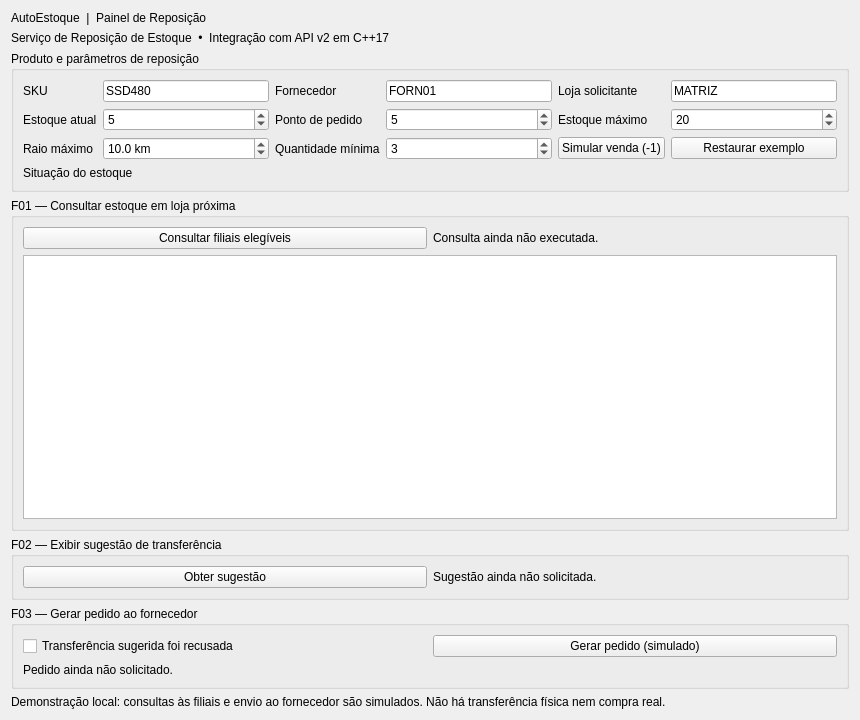
<?xml version="1.0" encoding="UTF-8"?>
<ui version="4.0">
 <class>MainWindow</class>
 <widget class="QWidget" name="MainWindow">
  <property name="windowTitle">
   <string>AutoEstoque | Painel de Reposição</string>
  </property>
  <property name="minimumSize">
   <size>
    <width>860</width>
    <height>720</height>
   </size>
  </property>
  <layout class="QVBoxLayout" name="verticalLayout">
   <item>
    <widget class="QLabel" name="titulo">
     <property name="text">
      <string>AutoEstoque  |  Painel de Reposição</string>
     </property>
    </widget>
   </item>
   <item>
    <widget class="QLabel" name="subtitulo">
     <property name="text">
      <string>Serviço de Reposição de Estoque  •  Integração com API v2 em C++17</string>
     </property>
    </widget>
   </item>
   <item>
    <widget class="QGroupBox" name="grupoProduto">
     <property name="title">
      <string>Produto e parâmetros de reposição</string>
     </property>
     <layout class="QVBoxLayout" name="layoutProduto">
      <item>
       <layout class="QGridLayout" name="gradeProduto">
        <item row="0" column="0">
         <widget class="QLabel" name="rotulo_sku">
          <property name="text">
           <string>SKU</string>
          </property>
         </widget>
        </item>
        <item row="0" column="1">
         <widget class="QLineEdit" name="sku">
          <property name="text">
           <string>SSD480</string>
          </property>
         </widget>
        </item>
        <item row="0" column="2">
         <widget class="QLabel" name="rotulo_fornecedorId">
          <property name="text">
           <string>Fornecedor</string>
          </property>
         </widget>
        </item>
        <item row="0" column="3">
         <widget class="QLineEdit" name="fornecedorId">
          <property name="text">
           <string>FORN01</string>
          </property>
         </widget>
        </item>
        <item row="0" column="4">
         <widget class="QLabel" name="rotulo_lojaSolicitante">
          <property name="text">
           <string>Loja solicitante</string>
          </property>
         </widget>
        </item>
        <item row="0" column="5">
         <widget class="QLineEdit" name="lojaSolicitante">
          <property name="text">
           <string>MATRIZ</string>
          </property>
         </widget>
        </item>
        <item row="1" column="0">
         <widget class="QLabel" name="rotulo_quantidade">
          <property name="text">
           <string>Estoque atual</string>
          </property>
         </widget>
        </item>
        <item row="1" column="1">
         <widget class="QSpinBox" name="quantidade">
          <property name="value">
           <number>5</number>
          </property>
          <property name="maximum">
           <number>100000</number>
          </property>
         </widget>
        </item>
        <item row="1" column="2">
         <widget class="QLabel" name="rotulo_pontoPedido">
          <property name="text">
           <string>Ponto de pedido</string>
          </property>
         </widget>
        </item>
        <item row="1" column="3">
         <widget class="QSpinBox" name="pontoPedido">
          <property name="value">
           <number>5</number>
          </property>
          <property name="maximum">
           <number>100000</number>
          </property>
         </widget>
        </item>
        <item row="1" column="4">
         <widget class="QLabel" name="rotulo_estoqueMaximo">
          <property name="text">
           <string>Estoque máximo</string>
          </property>
         </widget>
        </item>
        <item row="1" column="5">
         <widget class="QSpinBox" name="estoqueMaximo">
          <property name="value">
           <number>20</number>
          </property>
          <property name="maximum">
           <number>100000</number>
          </property>
         </widget>
        </item>
        <item row="2" column="0">
         <widget class="QLabel" name="rotulo_raioMaximo">
          <property name="text">
           <string>Raio máximo</string>
          </property>
         </widget>
        </item>
        <item row="2" column="1">
         <widget class="QDoubleSpinBox" name="raioMaximo">
          <property name="value">
           <double>10.000000</double>
          </property>
          <property name="maximum">
           <double>1000.000000</double>
          </property>
          <property name="decimals">
           <number>1</number>
          </property>
          <property name="suffix">
           <string> km</string>
          </property>
         </widget>
        </item>
        <item row="2" column="2">
         <widget class="QLabel" name="rotulo_quantidadeMinima">
          <property name="text">
           <string>Quantidade mínima</string>
          </property>
         </widget>
        </item>
        <item row="2" column="3">
         <widget class="QSpinBox" name="quantidadeMinima">
          <property name="value">
           <number>3</number>
          </property>
          <property name="minimum">
           <number>1</number>
          </property>
          <property name="maximum">
           <number>100000</number>
          </property>
         </widget>
        </item>
        <item row="2" column="4">
         <widget class="QPushButton" name="botaoVender">
          <property name="text">
           <string>Simular venda (-1)</string>
          </property>
         </widget>
        </item>
        <item row="2" column="5">
         <widget class="QPushButton" name="botaoRestaurar">
          <property name="text">
           <string>Restaurar exemplo</string>
          </property>
         </widget>
        </item>
       </layout>
      </item>
      <item>
       <widget class="QLabel" name="statusEstoque">
        <property name="text">
         <string>Situação do estoque</string>
        </property>
        <property name="wordWrap">
         <bool>true</bool>
        </property>
       </widget>
      </item>
     </layout>
    </widget>
   </item>
   <item>
    <widget class="QGroupBox" name="grupoConsulta">
     <property name="title">
      <string>F01 — Consultar estoque em loja próxima</string>
     </property>
     <layout class="QVBoxLayout" name="layoutConsulta">
      <item>
       <layout class="QHBoxLayout" name="linhaConsulta">
        <item>
         <widget class="QPushButton" name="botaoConsultarFiliais">
          <property name="text">
           <string>Consultar filiais elegíveis</string>
          </property>
         </widget>
        </item>
        <item>
         <widget class="QLabel" name="labelConsulta">
          <property name="text">
           <string>Consulta ainda não executada.</string>
          </property>
          <property name="wordWrap">
           <bool>true</bool>
          </property>
         </widget>
        </item>
       </layout>
      </item>
      <item>
       <widget class="QTableWidget" name="tabelaFiliais">
        <property name="minimumSize">
         <size>
          <width>0</width>
          <height>115</height>
         </size>
        </property>
       </widget>
      </item>
     </layout>
    </widget>
   </item>
   <item>
    <widget class="QGroupBox" name="grupoSugestao">
     <property name="title">
      <string>F02 — Exibir sugestão de transferência</string>
     </property>
     <layout class="QVBoxLayout" name="layoutSugestao">
      <item>
       <layout class="QHBoxLayout" name="linhaSugestao">
        <item>
         <widget class="QPushButton" name="botaoSugerirTransferencia">
          <property name="text">
           <string>Obter sugestão</string>
          </property>
         </widget>
        </item>
        <item>
         <widget class="QLabel" name="labelSugestao">
          <property name="text">
           <string>Sugestão ainda não solicitada.</string>
          </property>
          <property name="wordWrap">
           <bool>true</bool>
          </property>
         </widget>
        </item>
       </layout>
      </item>
     </layout>
    </widget>
   </item>
   <item>
    <widget class="QGroupBox" name="grupoPedido">
     <property name="title">
      <string>F03 — Gerar pedido ao fornecedor</string>
     </property>
     <layout class="QVBoxLayout" name="layoutPedido">
      <item>
       <layout class="QHBoxLayout" name="linhaPedido">
        <item>
         <widget class="QCheckBox" name="checkRecusarTransferencia">
          <property name="text">
           <string>Transferência sugerida foi recusada</string>
          </property>
         </widget>
        </item>
        <item>
         <widget class="QPushButton" name="botaoGerarPedido">
          <property name="text">
           <string>Gerar pedido (simulado)</string>
          </property>
         </widget>
        </item>
       </layout>
      </item>
      <item>
       <widget class="QLabel" name="labelPedido">
        <property name="text">
         <string>Pedido ainda não solicitado.</string>
        </property>
        <property name="wordWrap">
         <bool>true</bool>
        </property>
       </widget>
      </item>
     </layout>
    </widget>
   </item>
   <item>
    <widget class="QLabel" name="avisoDemo">
     <property name="text">
      <string>Demonstração local: consultas às filiais e envio ao fornecedor são simulados. Não há transferência física nem compra real.</string>
     </property>
     <property name="wordWrap">
      <bool>true</bool>
     </property>
    </widget>
   </item>
  </layout>
 </widget>
 <resources />
 <connections />
</ui>
